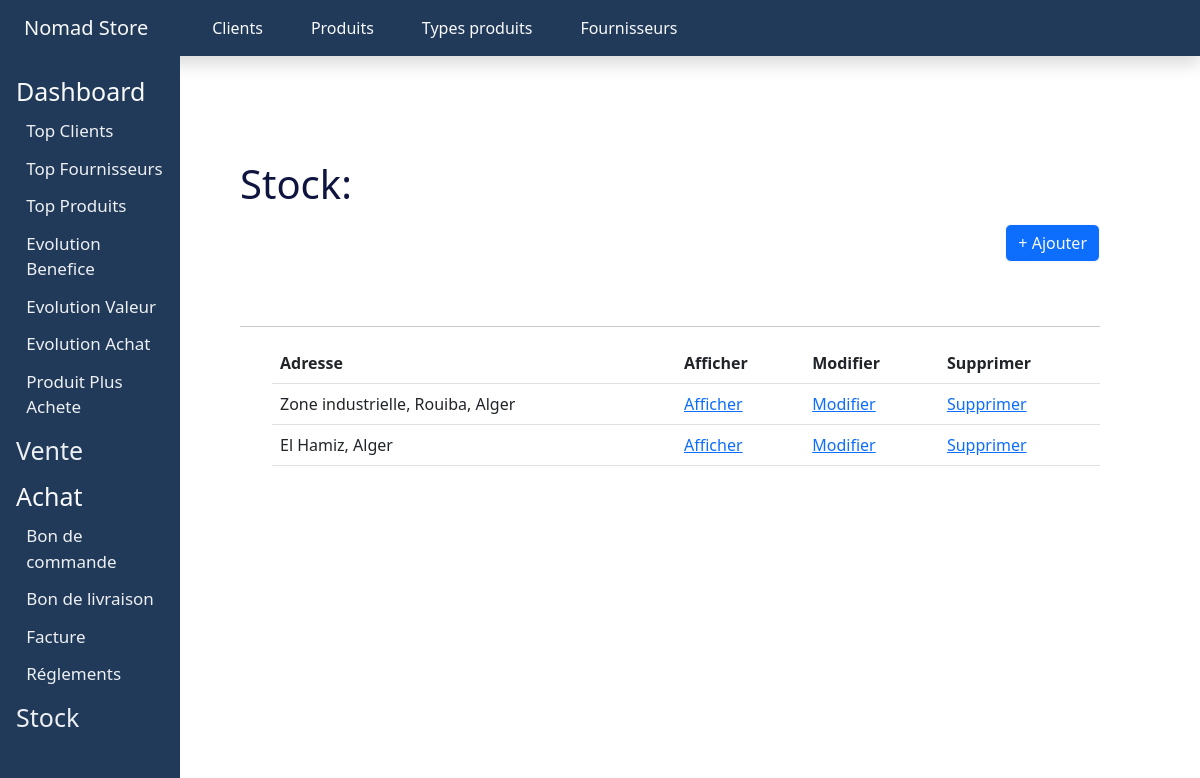
/stock/, run on the app's committed database.
### application/models.py (models this page shows, shortened)
class Stock(models.Model):
    Adr_Stock = models.CharField(max_length=50)

### application/views.py (the view)
# urls.py: path('stock/' , views.stock , name='Stock'),
def stock(request):                                                                                      #Vers la page des stock
    stocks = Stock.objects.all()
    return render(request,'Stock.html',{"stocks":stocks})

### application/templates/Stock.html (shortened to what this page needs)
<!DOCTYPE html>
<html lang="en">
  {%load static%}
  <head>
    <link
      href="https://cdn.jsdelivr.net/npm/bootstrap@5.3.0-alpha1/dist/css/bootstrap.min.css"
      rel="stylesheet"
    />
    <link rel="stylesheet" href="{% static 'css/style.css' %}" />
  </head>
  <body>
    {% include 'header.html' %}
    <section>
      <h1 class="items-list-title">Stock:</h1>
      <div class="d-flex justify-content-between pt-2 pb-5">
        <div>
          <a class="col-auto col-auto-offset-9" href="{% url 'Ajouter_stock' %}"
            ><button class="btn btn-primary btn-outline-light">
              + Ajouter
            </button></a
          >
        </div>
      </div>
      <hr />
      <ul>
        <table class="table">
          <thead>
            <tr>
              <th scope="col">Adresse</th>
              <th>Afficher</th>
              <th scope="col">Modifier</th>
              <th scope="col">Supprimer</th>
            </tr>
          </thead>
          <tbody>
            {% for stock in stocks %}
            <tr>
              <td>{{ stock.Adr_Stock }}</td>
              <td>
                <a href="{% url 'Afficher_stock' stock.id %}">Afficher</a>
              </td>
              <td>
                <a href="{% url 'Edit_stock' stock.id %}">Modifier</a>
              </td>
              <td>
                <a href="{% url 'Supp_stock' stock.id %}">Supprimer</a>
              </td>
            </tr>
            {% endfor %}
          </tbody>
        </table>
      </ul>
    </section>
    <a href="{% url 'Home' %}">Home</a>
  </body>
</html>

### application/static/css/style.css (style rules this page uses)
section { background-color: #fff; height: 80vh; width: 80%; overflow-y: scroll; border-radius: 10px; position: absolute; top: 110px; right: 50px; padding: 50px; }
.items-list-title { color: #101540; }

### data on the page
Stock: Adr_Stock "Zone industrielle, Rouiba, Alger"
Stock: Adr_Stock "El Hamiz, Alger"
